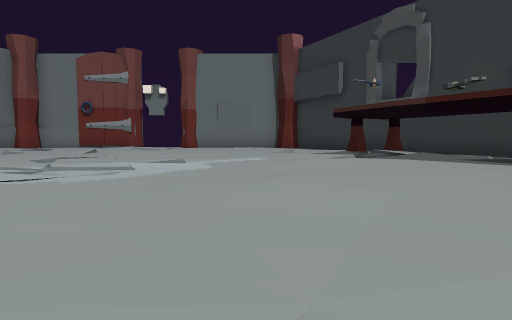
view 1 (above)

13 first-person views from a walk through a Unity game level. The camera is 0.32 m above the floor, tilts 4° down and sees 80° across. The floor is counted in squares, 1 m on a side. Each view is taken from the middle of a square. On the plan, view 1 faces up. The plan holds only what a view shows up to about 9 squares ahead; the rest is blank. The player is left out.

view 2
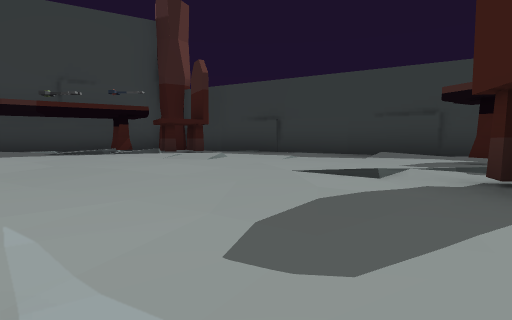

view 3
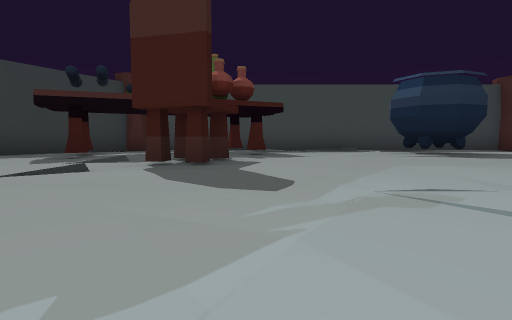

view 4
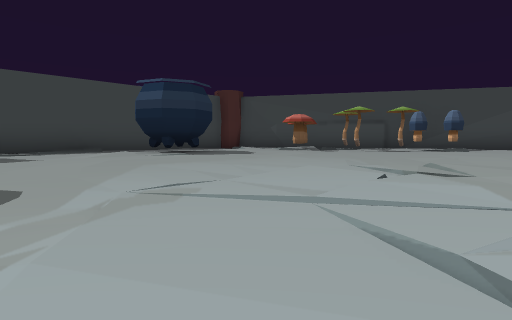

view 5
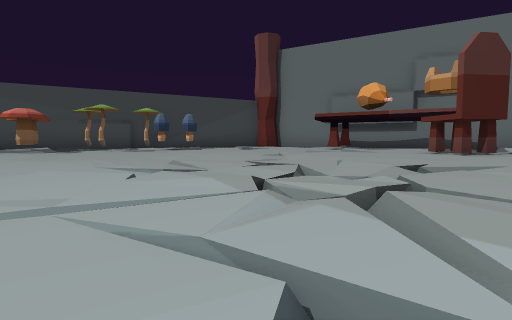

view 6
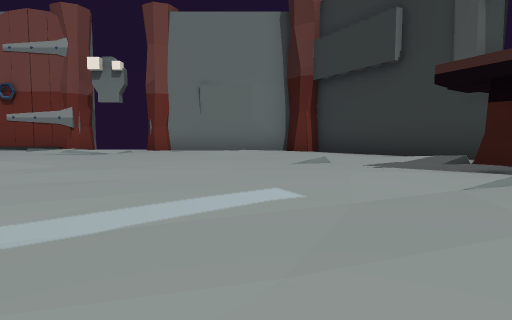

view 7
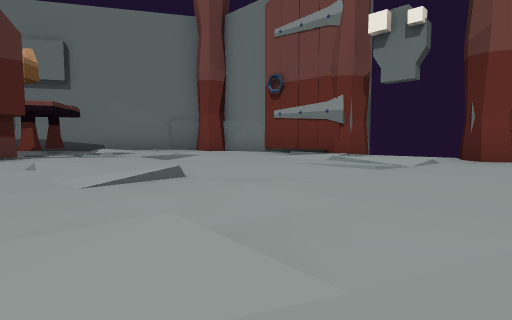

view 8
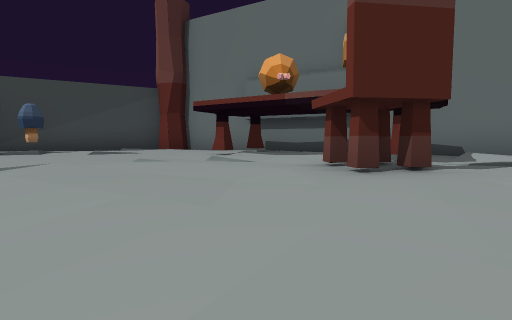

view 9
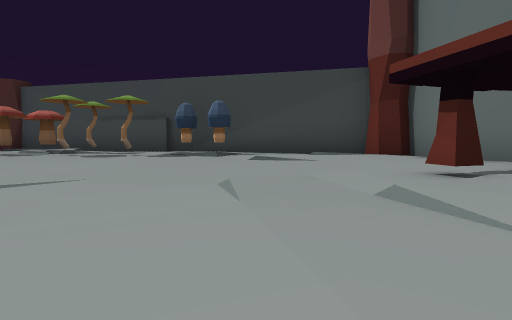

view 10
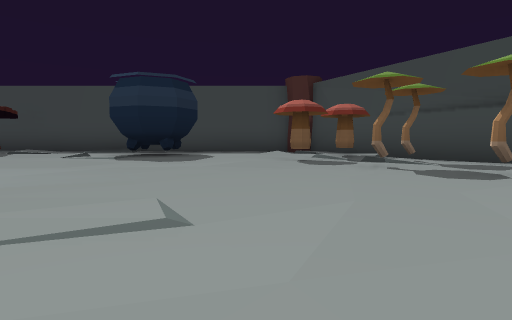

view 11
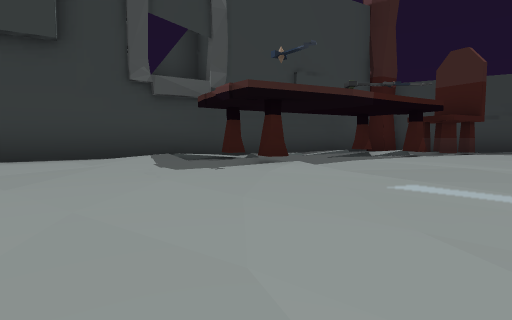

view 12
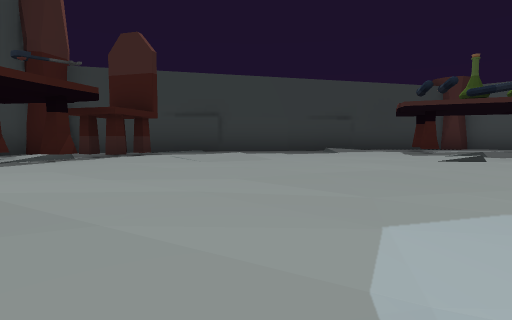

view 13
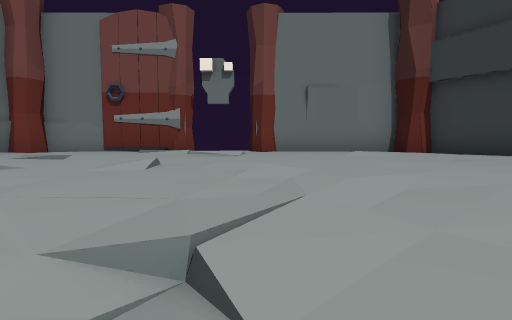

### Floor plan
Key: @ floor where view 1 was taken; # wall or solid block; x gap in a wall; . main floor; : floor 0.05 m higher than the main floor; - floor 0.05 m lower than the main floor; / step, stairs or slope; = window, fence, low wall or low ledge; T table; C chair; K kettle; M mushroom; O other object.
Columns run from 15 left of view 1 to 6 right of it. Each row starts with its distance up from view 1.
 13       ##### x####
 12      ##...//-../##
 11     ##...../-.//.##
 10     #/../.........#
  9    ##///../.......##
  8   ##.T...//.......###
  7   #./.CC..../....TT.#
  6  ##T//....../..../..##
  5 ##..T/....=//.//:..-T#
  4 #........./=:/.....T##
  3 ##.....:.//://.....CC#
  2  #.......///.:...//..#
  1  ##O......./........##
  0   #O.O.........@..-.#
 -1   ## O........C/../##
 -2    ##OM......../T/##
 -3     #M/..K./.T..T.#
 -4     ##//.KK...T..##
 -5      #/..-x////..#
 -6      #############

Where each view was taken, in squares from view 1:
view 1: 0 up, 0 right, facing up
view 2: 1 up, 3 left, facing right
view 3: 3 up, 2 left, facing down
view 4: 3 up, 2 left, facing down-left
view 5: 3 up, 2 left, facing left
view 6: 4 up, 0 right, facing up
view 7: 7 up, 2 left, facing up-left
view 8: 6 up, 5 left, facing left
view 9: 6 up, 8 left, facing down-left
view 10: 3 up, 8 left, facing down
view 11: 7 up, 2 left, facing right
view 12: 5 up, 1 left, facing down-right
view 13: 4 up, 3 left, facing up
